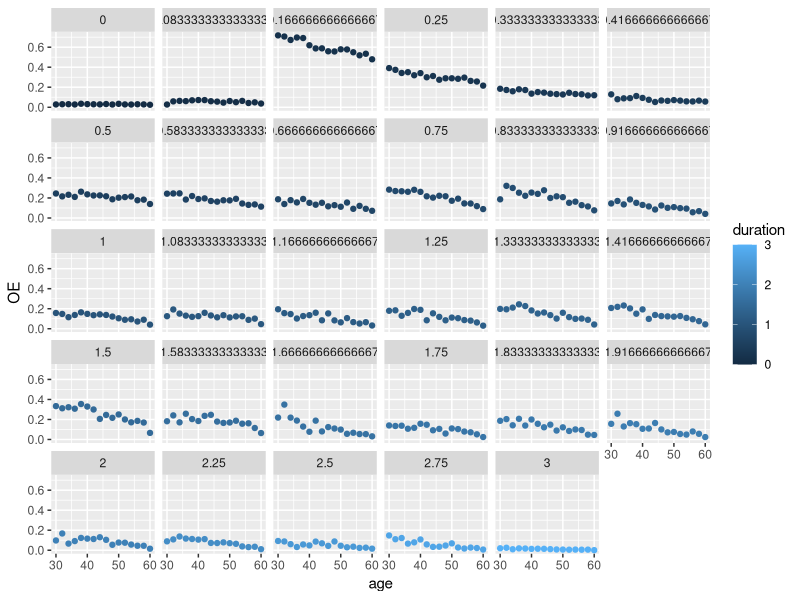
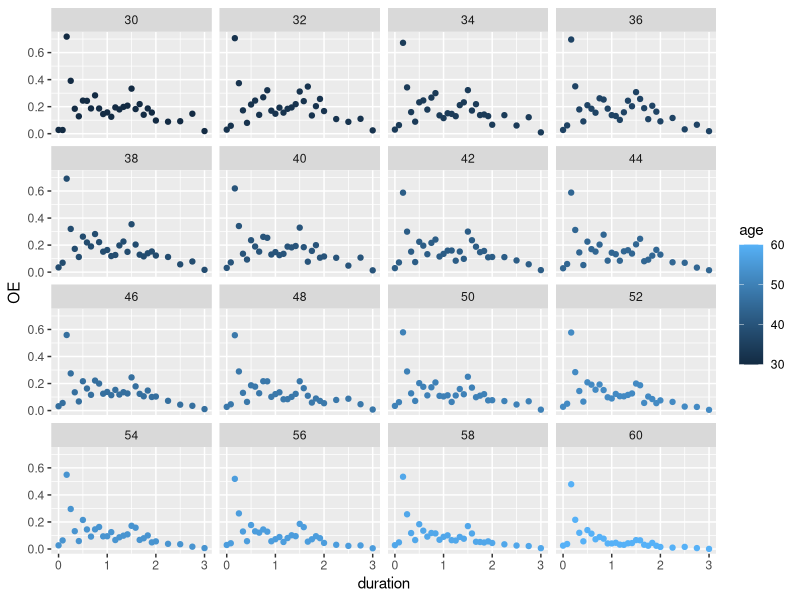
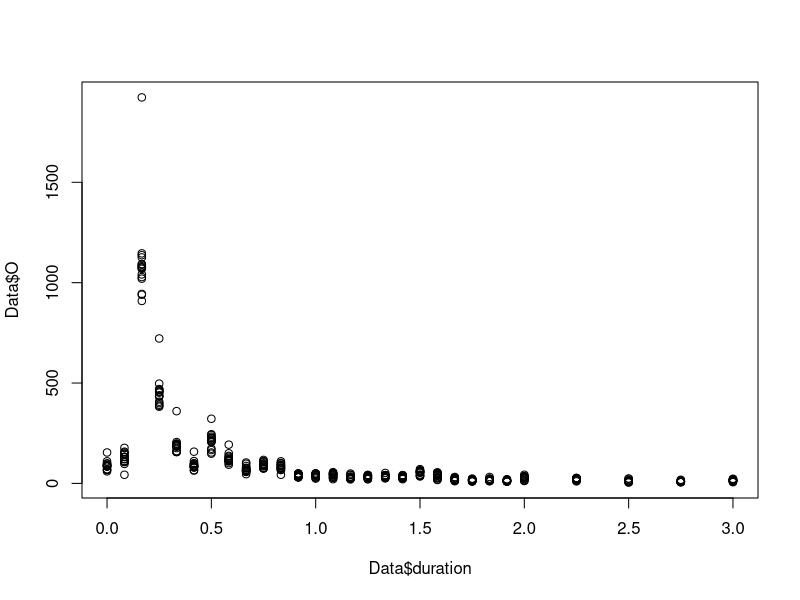
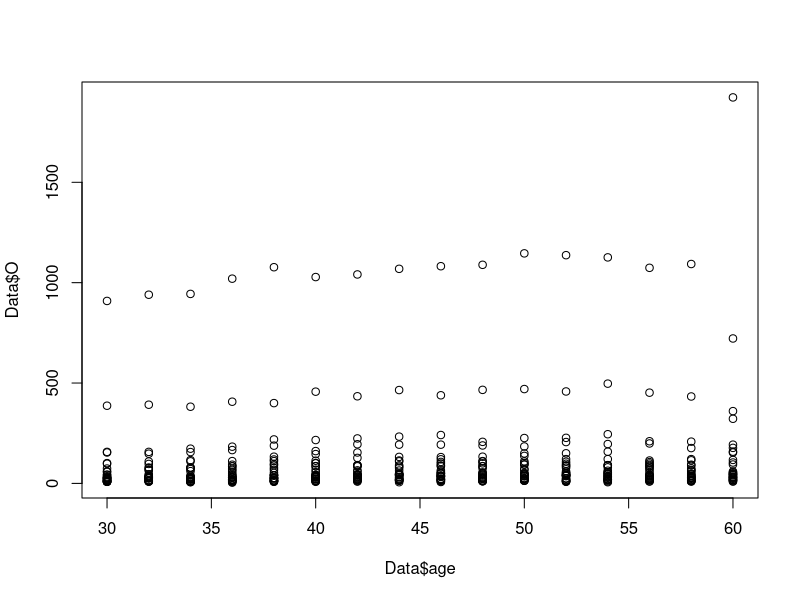
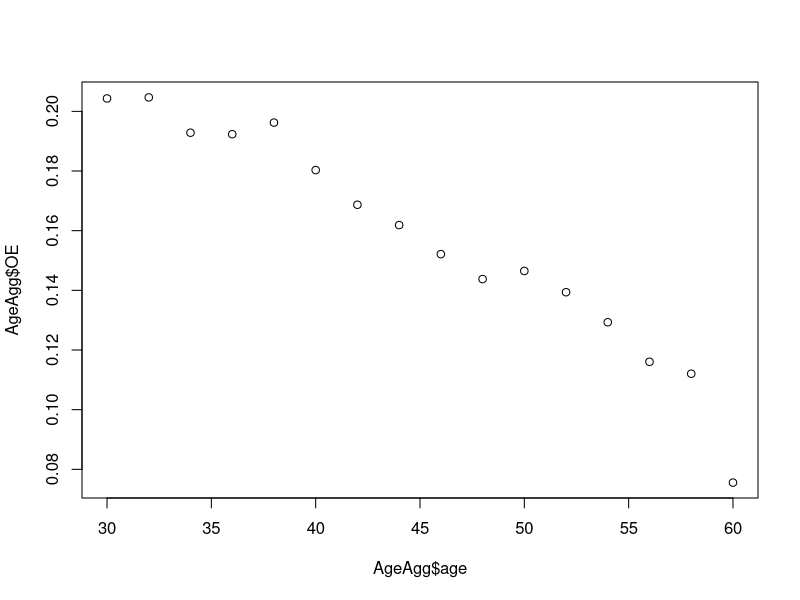
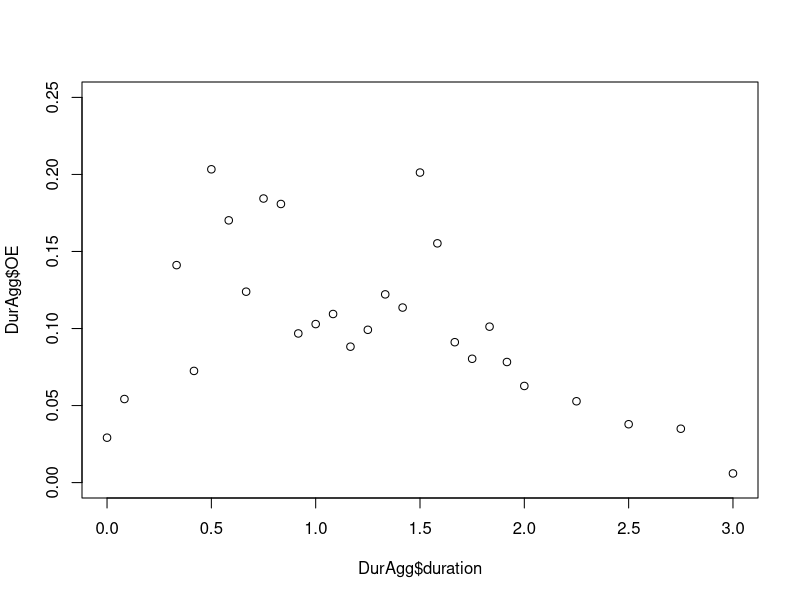
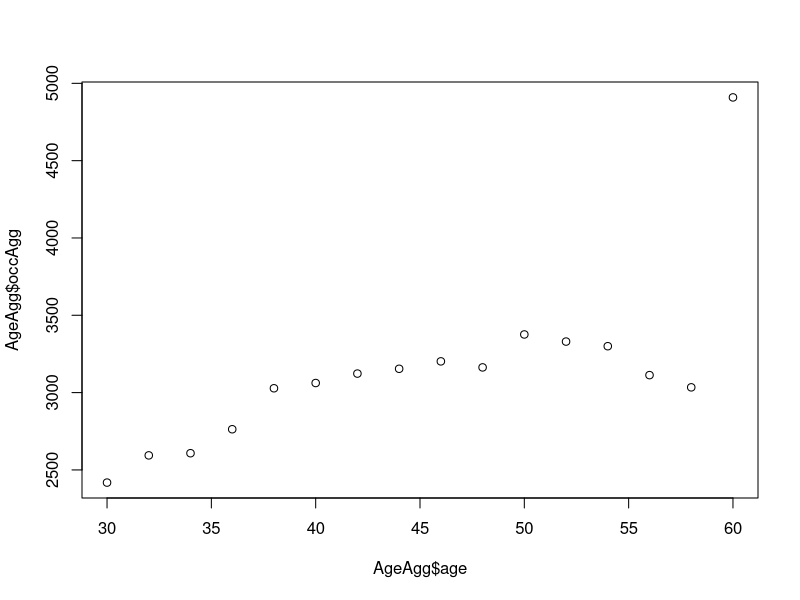
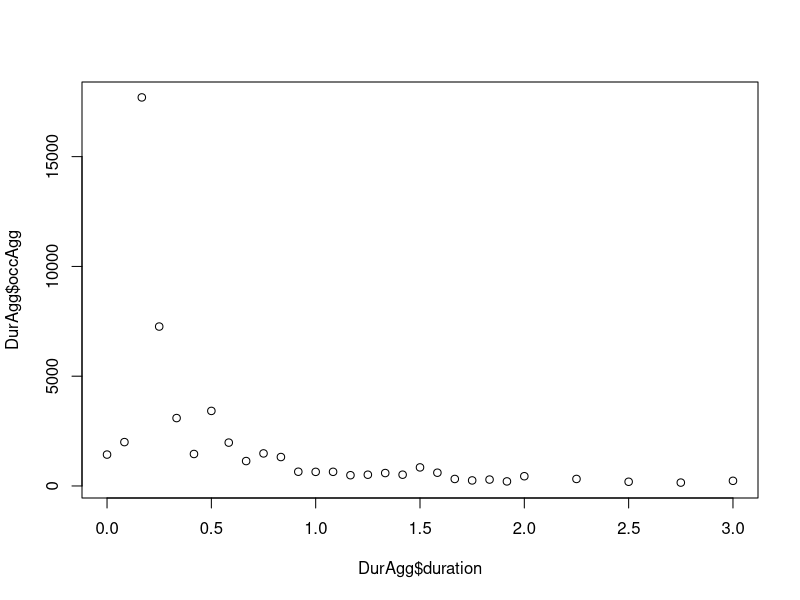

R code for these plots, in order: (Note: this script raises an error after producing the figures.)
######################################################
####               PAKKER OG DATA                 ####
######################################################
library(tidyverse)
library(ggplot2)
library(dplyr)
library(stats)
library(splines)
library(hexbin)


#Indlæs data:
Data <- read_csv("SDJA.csv")

# Opret variabel OE-rater
Data$OE <- Data$O / Data$E

# Vis data og opsummering
view(Data)
summary(Data)


######################################################
####          CENTRERING AF COVARIATER            ####
######################################################

# Centrering af 'age'
midpointsage<-c((unique(Data$age)[-1]+unique(Data$age)[-length(unique(Data$age))])/2,unique(Data$age)[length(unique(Data$age))])
Data$age_centered<-midpointsage[match(Data$age, unique(Data$age))]

# Centrering af 'duration'
midpointsduration<-c((unique(Data$duration)[-1]+unique(Data$duration)[-length(unique(Data$duration))])/2,unique(Data$duration)[length(unique(Data$duration))])
Data$duration_centered<-midpointsduration[match(Data$duration, unique(Data$duration))]

View(Data)


######################################################
####            VISUALISERING AF DATA             ####
######################################################
ggplot(Data, aes(x = age, y=OE)) +
  geom_point(aes(color = duration))+
  facet_wrap(~ duration)

ggplot(Data, aes(x = duration, y=OE)) +
  geom_point(aes(color = age))+
  facet_wrap(~ age)

plot(y=Data$O, x=Data$duration)
plot(y=Data$O, x=Data$age)



######################################################
####      AGGREGERING OG IKKE-LINEARE TRENDS      ####
######################################################

AgeAgg <- Data %>%
  group_by(age) %>%
  summarise(expoAgg = sum(E), occAgg=sum(O)) %>%
  mutate(OE = occAgg/expoAgg)

DurAgg <- Data %>%
  group_by(duration) %>%
  summarise(expoAgg = sum(E), occAgg=sum(O)) %>%
  mutate(OE = occAgg/expoAgg)


plot(AgeAgg$age, AgeAgg$OE)
plot(DurAgg$duration, DurAgg$OE, ylim = c(0.0,0.25))


plot(AgeAgg$age, AgeAgg$occAgg)
plot(DurAgg$duration, DurAgg$occAgg)

plot(AgeAgg$age, AgeAgg$OE)
plot(DurAgg$duration, DurAgg$OE)

plot(AgeAgg$age, AgeAgg$occAgg)
plot(DurAgg$duration, DurAgg$occAgg)

plot(AgeAgg$age, AgeAgg$expoAgg)
plot(DurAgg$duration, DurAgg$expoAgg)



#GLM: Lineær model med alle variable 
glm_linear_1 <- glm(O ~ age + duration, offset = log(E), 
                    family = poisson, data = Data)

glm_linear_2 <- glm(O ~ age, offset = log(E), 
                    family = poisson, data = Data)

glm_linear_3 <- glm(O ~ duration, offset = log(E), 
                    family = poisson, data = Data)



#Centrer middelværdien: 
residplotage<-function(model){qplot(Data$age, .stdresid,data = model)+
    geom_smooth(method = "loess", size = 1, formula = y ~ x) +
    xlab("age") +
    ylab("fitted values")}

residplotduration<-function(model){qplot(Data$duration, .stdresid,data = model)+
    geom_smooth(method = "loess", size = 1, formula = y ~ x) +
    xlab("duration") +
    ylab("fitted values")}





#Tjekker samtlige poly kombinationer

glm_poly_1 <- glm(O ~ age + poly(duration, 1), offset = log(E), 
                  family = poisson, data = Data)

glm_poly_2 <- glm(O ~ age + poly(duration, 2), offset = log(E), 
                  family = poisson, data = Data)


glm_poly_4 <- glm(O ~ age + poly(duration, 4), offset = log(E), 
                  family = poisson, data = Data)

glm_poly_6 <- glm(O ~ age + poly(duration, 6), offset = log(E), 
                  family = poisson, data = Data)

glm_poly_8 <- glm(O ~ age + poly(duration, 8), offset = log(E), 
                  family = poisson, data = Data)

glm_poly_10 <- glm(O ~ age + poly(duration, 10), offset = log(E), 
                   family = poisson, data = Data)

glm_poly_12 <- glm(O ~ age + poly(duration, 12), offset = log(E), 
                   family = poisson, data = Data)

glm_poly_14 <- glm(O ~ age + poly(duration, 14), offset = log(E), 
                   family = poisson, data = Data)

glm_poly_16 <- glm(O ~ age + poly(duration, 16), offset = log(E), 
                   family = poisson, data = Data)

glm_poly_18 <- glm(O ~ age + poly(duration, 18), offset = log(E), 
                   family = poisson, data = Data)


AIC(glm_poly_1,glm_poly_2,glm_poly_4,glm_poly_6,glm_poly_8,glm_poly_10,glm_poly_12,glm_poly_14,glm_poly_16,glm_poly_18)

residplotduration(glm_poly_2)
residplotduration(glm_poly_6)
residplotduration(glm_poly_10)
residplotduration(glm_poly_16)
residplotduration(glm_poly_18)



glm_poly_1 <- glm(O ~ poly(age, 2) + poly(duration, 1), offset = log(E), 
                  family = poisson, data = Data)

glm_poly_2 <- glm(O ~ poly(age, 2) + poly(duration, 2), offset = log(E), 
                  family = poisson, data = Data)


glm_poly_4 <- glm(O ~ poly(age, 2) + poly(duration, 4), offset = log(E), 
                  family = poisson, data = Data)

glm_poly_6 <- glm(O ~ poly(age, 2) + poly(duration, 6), offset = log(E), 
                  family = poisson, data = Data)

glm_poly_8 <- glm(O ~ poly(age, 2) + poly(duration, 8), offset = log(E), 
                  family = poisson, data = Data)

glm_poly_10 <- glm(O ~ poly(age, 2) + poly(duration, 10), offset = log(E), 
                   family = poisson, data = Data)

glm_poly_12 <- glm(O ~ poly(age, 2) + poly(duration, 12), offset = log(E), 
                   family = poisson, data = Data)

glm_poly_14 <- glm(O ~ poly(age, 2) + poly(duration, 14), offset = log(E), 
                   family = poisson, data = Data)

glm_poly_2_16 <- glm(O ~ poly(age, 2) + poly(duration, 16), offset = log(E), 
                     family = poisson, data = Data)

glm_poly_18 <- glm(O ~ poly(age, 2) + poly(duration, 18), offset = log(E), 
                   family = poisson, data = Data)

AIC(glm_poly_1,glm_poly_2,glm_poly_4,glm_poly_6,glm_poly_8,glm_poly_10,glm_poly_12,glm_poly_14,glm_poly_16,glm_poly_18)

summary(glm_poly_16)


glm_poly_2_16 <- glm(O ~ poly(age, 2) + poly(duration, 16), offset = log(E), 
                     family = poisson, data = Data)
glm_poly_4_16 <- glm(O ~ poly(age, 4) + poly(duration, 16), offset = log(E), 
                     family = poisson, data = Data)
glm_poly_6_16 <- glm(O ~ poly(age, 6) + poly(duration, 16), offset = log(E), 
                     family = poisson, data = Data)
glm_poly_8_16 <- glm(O ~ poly(age, 8) + poly(duration, 16), offset = log(E), 
                     family = poisson, data = Data)
glm_poly_10_16 <- glm(O ~ poly(age, 10) + poly(duration, 16), offset = log(E), 
                      family = poisson, data = Data)
glm_poly_12_16 <- glm(O ~ poly(age, 12) + poly(duration, 16), offset = log(E), 
                      family = poisson, data = Data)


glm_poly_2_1 <- glm(O ~ poly(age, 2) + poly(duration, 1), offset = log(E), 
                    family = poisson, data = Data)
glm_poly_4_1 <- glm(O ~ poly(age, 4) + poly(duration, 1), offset = log(E), 
                    family = poisson, data = Data)
glm_poly_6_1 <- glm(O ~ poly(age, 6) + poly(duration, 1), offset = log(E), 
                    family = poisson, data = Data)
glm_poly_8_1 <- glm(O ~ poly(age, 8) + poly(duration, 1), offset = log(E), 
                    family = poisson, data = Data)
glm_poly_10_1 <- glm(O ~ poly(age, 10) + poly(duration, 1), offset = log(E), 
                     family = poisson, data = Data)
glm_poly_12_1 <- glm(O ~ poly(age, 12) + poly(duration, 1), offset = log(E), 
                     family = poisson, data = Data)


AIC(glm_poly_2_16,glm_poly_4_16,glm_poly_6_16,glm_poly_8_16,glm_poly_10_16,glm_poly_12_16)
AIC(glm_poly_2_1,glm_poly_4_1,glm_poly_6_1,glm_poly_8_1,glm_poly_10_1,glm_poly_12_1)



#Tjekker prædictions plots: 
#abline(v = my_knots, col = "green", lty = 2)

Data$predicted_O <- predict(glm_poly_16, type="response")


#Tjek efter trends
AgeAgg <- Data %>%
  group_by(age) %>%
  summarise(expoAgg = sum(E), occAgg = sum(O), predictedAgg = sum(predicted_O)) %>%
  mutate(predicted_OE = predictedAgg/expoAgg, OE = occAgg/expoAgg)


# Beregn OE-rater med de korrekte E-værdier


# Plot OE-rates over age
plot(AgeAgg$age, AgeAgg$OE, 
     col = "blue", 
     pch = 1, 
     xlab = "Age",
     ylab = "OE Rate",
     main = "OE-rates with additive model over Age")

# Tilføj den korrekte splines kurve for OE-raterne
lines(AgeAgg$age, AgeAgg$predicted_OE, col = "red", lwd = 2)



#Tjek efter trends
DurAgg <- Data %>%
  group_by(duration) %>%
  summarise(expoAgg = sum(E), occAgg = sum(O), predictedAgg = sum(predicted_O)) %>%
  mutate(predicted_OE = predictedAgg/expoAgg, OE = occAgg/expoAgg)

# Beregn OE-rater med de korrekte E-værdier


# Plot OE-rates over age
plot(DurAgg$duration, DurAgg$OE, 
     col = "blue", 
     pch = 1, 
     xlab = "Duration",
     ylab = "OE Rate",
     main = "OE-rates with 16th degree polynomiall over Duration")

# Tilføj den korrekte splines kurve for OE-raterne
lines(DurAgg$duration, DurAgg$predicted_OE, col = "red", lwd = 2)

residplotduration(glm_poly_16)
#abline(v = my_knots, col = "green", lty = 2)



#Prøver med splines: 
glm_splines_2 <- glm(O ~ age + ns(duration, df = 3), offset = log(E), 
                     family = poisson, data = Data)

glm_splines_4 <- glm(O ~ age + ns(duration, df = 5), offset = log(E), 
                     family = poisson, data = Data)

glm_splines_6 <- glm(O ~ age + ns(duration, df = 7), offset = log(E), 
                     family = poisson, data = Data)

glm_splines_8 <- glm(O ~ age + ns(duration, df = 9), offset = log(E), 
                     family = poisson, data = Data)

glm_splines_10 <- glm(O ~ age + ns(duration, df = 11), offset = log(E), 
                      family = poisson, data = Data)

glm_splines_12 <- glm(O ~ age + ns(duration, df = 13), offset = log(E), 
                      family = poisson, data = Data)

glm_splines_14 <- glm(O ~ age + ns(duration, df = 15), offset = log(E), 
                      family = poisson, data = Data)

glm_splines_16 <- glm(O ~ age + ns(duration, df = 17), offset = log(E), 
                      family = poisson, data = Data)

glm_splines_18 <- glm(O ~ age + ns(duration, df = 19), offset = log(E), 
                      family = poisson, data = Data)



AIC(glm_splines_2,glm_splines_4,glm_splines_6,glm_splines_8,glm_splines_10,glm_splines_12,glm_splines_14,glm_splines_16,glm_splines_18)



#Indikator
glm_2indikator_add <- glm(O ~ age + poly(duration, 1) + I(duration >= 2/12)+ I(duration >= 5.5/12), offset = log(E), 
                          family = poisson, data = Data)

glm_indikator_add <- glm(O ~ age + poly(duration, 1) + I(duration >= 2/12), offset = log(E), 
                         family = poisson, data = Data)

AIC(glm_2indikator_add, glm_indikator_add)




#Lav en indikater og tjek samtlige polynomier grader:
glm_indikator_poly1 <- glm(O ~ age + poly(duration, 1) + I(duration >= 2/12), offset = log(E), 
                           family = poisson, data = Data)
glm_indikator_poly2 <- glm(O ~ age + poly(duration, 2) + I(duration >= 2/12), offset = log(E), 
                           family = poisson, data = Data)
glm_indikator_poly4 <- glm(O ~ age + poly(duration, 4) + I(duration >= 2/12), offset = log(E), 
                           family = poisson, data = Data)
glm_indikator_poly6 <- glm(O ~ age + poly(duration, 6) + I(duration >= 2/12), offset = log(E), 
                           family = poisson, data = Data)
glm_indikator_poly8 <- glm(O ~ age + poly(duration, 8) + I(duration >= 2/12), offset = log(E), 
                           family = poisson, data = Data)
glm_indikator_poly10 <- glm(O ~ age + poly(duration, 10) + I(duration >= 2/12), offset = log(E), 
                            family = poisson, data = Data)

glm_indikator_poly12 <- glm(O ~ age + poly(duration, 12) + I(duration >= 2/12), offset = log(E), 
                            family = poisson, data = Data)

glm_indikator_poly14 <- glm(O ~ age + poly(duration, 14) + I(duration >= 2/12), offset = log(E), 
                            family = poisson, data = Data)
glm_indikator_poly16 <- glm(O ~ age + poly(duration, 16) + I(duration >= 2/12), offset = log(E), 
                            family = poisson, data = Data)

glm_indikator_poly18 <- glm(O ~ age + poly(duration, 18) + I(duration >= 2/12), offset = log(E), 
                            family = poisson, data = Data)

AIC(glm_indikator_poly1,glm_indikator_poly2,glm_indikator_poly4,glm_indikator_poly6,glm_indikator_poly8,glm_indikator_poly10,glm_indikator_poly12,glm_indikator_poly14,glm_indikator_poly16,glm_indikator_poly18)




#abline(v = my_knots, col = "green", lty = 2)

Data$predicted_O <- predict(glm_indikator_poly2, type="response")


#Tjek efter trends
AgeAgg <- Data %>%
  group_by(age) %>%
  summarise(expoAgg = sum(E), occAgg = sum(O), predictedAgg = sum(predicted_O)) %>%
  mutate(predicted_OE = predictedAgg/expoAgg, OE = occAgg/expoAgg)


# Beregn OE-rater med de korrekte E-værdier


# Plot OE-rates over age
plot(AgeAgg$age, AgeAgg$OE, 
     col = "blue", 
     pch = 1, 
     xlab = "Age",
     ylab = "OE Rate",
     main = "OE-rates with additive model over Age")

# Tilføj den korrekte splines kurve for OE-raterne
lines(AgeAgg$age, AgeAgg$predicted_OE, col = "red", lwd = 2)



#Tjek efter trends
DurAgg <- Data %>%
  group_by(duration) %>%
  summarise(expoAgg = sum(E), occAgg = sum(O), predictedAgg = sum(predicted_O)) %>%
  mutate(predicted_OE = predictedAgg/expoAgg, OE = occAgg/expoAgg)

# Beregn OE-rater med de korrekte E-værdier


# Plot OE-rates over age
plot(DurAgg$duration, DurAgg$OE, 
     col = "blue", 
     pch = 1, 
     xlab = "Duration",
     ylab = "OE Rate",
     main = "OE-rates with 2nd degree polynomiall over Duration")

# Tilføj den korrekte splines kurve for OE-raterne
lines(DurAgg$duration, DurAgg$predicted_OE, col = "red", lwd = 2)

residplotduration(glm_indikator_poly2)
#abline(v = my_knots, col = "green", lty = 2)



#abline(v = my_knots, col = "green", lty = 2)

Data$predicted_O <- predict(glm_indikator_poly4, type="response")


#Tjek efter trends
AgeAgg <- Data %>%
  group_by(age) %>%
  summarise(expoAgg = sum(E), occAgg = sum(O), predictedAgg = sum(predicted_O)) %>%
  mutate(predicted_OE = predictedAgg/expoAgg, OE = occAgg/expoAgg)


# Beregn OE-rater med de korrekte E-værdier


# Plot OE-rates over age
plot(AgeAgg$age, AgeAgg$OE, 
     col = "blue", 
     pch = 1, 
     xlab = "Age",
     ylab = "OE Rate",
     main = "OE-rates with additive model over Age")

# Tilføj den korrekte splines kurve for OE-raterne
lines(AgeAgg$age, AgeAgg$predicted_OE, col = "red", lwd = 2)



#Tjek efter trends
DurAgg <- Data %>%
  group_by(duration) %>%
  summarise(expoAgg = sum(E), occAgg = sum(O), predictedAgg = sum(predicted_O)) %>%
  mutate(predicted_OE = predictedAgg/expoAgg, OE = occAgg/expoAgg)

# Beregn OE-rater med de korrekte E-værdier


# Plot OE-rates over age
plot(DurAgg$duration, DurAgg$OE, 
     col = "blue", 
     pch = 1, 
     xlab = "Duration",
     ylab = "OE Rate",
     main = "OE-rates with 4th degree polynomial over Duration")

# Tilføj den korrekte splines kurve for OE-raterne
lines(DurAgg$duration, DurAgg$predicted_OE, col = "red", lwd = 2)

residplotduration(glm_indikator_poly4)
#abline(v = my_knots, col = "green", lty = 2)



#abline(v = my_knots, col = "green", lty = 2)

Data$predicted_O <- predict(glm_indikator_poly8, type="response")


#Tjek efter trends
AgeAgg <- Data %>%
  group_by(age) %>%
  summarise(expoAgg = sum(E), occAgg = sum(O), predictedAgg = sum(predicted_O)) %>%
  mutate(predicted_OE = predictedAgg/expoAgg, OE = occAgg/expoAgg)


# Beregn OE-rater med de korrekte E-værdier


# Plot OE-rates over age
plot(AgeAgg$age, AgeAgg$OE, 
     col = "blue", 
     pch = 1, 
     xlab = "Age",
     ylab = "OE Rate",
     main = "OE-rates with additive model over Age")

# Tilføj den korrekte splines kurve for OE-raterne
lines(AgeAgg$age, AgeAgg$predicted_OE, col = "red", lwd = 2)



#Tjek efter trends
DurAgg <- Data %>%
  group_by(duration) %>%
  summarise(expoAgg = sum(E), occAgg = sum(O), predictedAgg = sum(predicted_O)) %>%
  mutate(predicted_OE = predictedAgg/expoAgg, OE = occAgg/expoAgg)

# Beregn OE-rater med de korrekte E-værdier


# Plot OE-rates over age
plot(DurAgg$duration, DurAgg$OE, 
     col = "blue", 
     pch = 1, 
     xlab = "Duration",
     ylab = "OE Rate",
     main = "OE-rates with 8th degree polynomial over Duration")

# Tilføj den korrekte splines kurve for OE-raterne
lines(DurAgg$duration, DurAgg$predicted_OE, col = "red", lwd = 2)

residplotduration(glm_indikator_poly8)
#abline(v = my_knots, col = "green", lty = 2)



#abline(v = my_knots, col = "green", lty = 2)

Data$predicted_O <- predict(glm_indikator_poly16, type="response")


#Tjek efter trends
AgeAgg <- Data %>%
  group_by(age) %>%
  summarise(expoAgg = sum(E), occAgg = sum(O), predictedAgg = sum(predicted_O)) %>%
  mutate(predicted_OE = predictedAgg/expoAgg, OE = occAgg/expoAgg)


# Beregn OE-rater med de korrekte E-værdier


# Plot OE-rates over age
plot(AgeAgg$age, AgeAgg$OE, 
     col = "blue", 
     pch = 1, 
     xlab = "Age",
     ylab = "OE Rate",
     main = "OE-rates with additive model over Age")

# Tilføj den korrekte splines kurve for OE-raterne
lines(AgeAgg$age, AgeAgg$predicted_OE, col = "red", lwd = 2)



#Tjek efter trends
DurAgg <- Data %>%
  group_by(duration) %>%
  summarise(expoAgg = sum(E), occAgg = sum(O), predictedAgg = sum(predicted_O)) %>%
  mutate(predicted_OE = predictedAgg/expoAgg, OE = occAgg/expoAgg)

# Beregn OE-rater med de korrekte E-værdier


# Plot OE-rates over age
plot(DurAgg$duration, DurAgg$OE, 
     col = "blue", 
     pch = 1, 
     xlab = "Duration",
     ylab = "OE Rate",
     main = "OE-rates with 16th degree polynomial over Duration")

# Tilføj den korrekte splines kurve for OE-raterne
lines(DurAgg$duration, DurAgg$predicted_OE, col = "red", lwd = 2)

residplotduration(glm_indikator_poly16)
#abline(v = my_knots, col = "green", lty = 2)



glm_2indikator_poly1 <- glm(O ~ age + poly(duration, 1) + I(duration >= 2/12) + I(duration >= 5.5/12), offset = log(E), 
                            family = poisson, data = Data)
glm_2indikator_poly2 <- glm(O ~ age + poly(duration, 2) + I(duration >= 2/12)+ I(duration >= 5.5/12), offset = log(E), 
                            family = poisson, data = Data)
glm_2indikator_poly4 <- glm(O ~ age + poly(duration, 4) + I(duration >= 2/12)+ I(duration >= 5.5/12), offset = log(E), 
                            family = poisson, data = Data)
glm_2indikator_poly6 <- glm(O ~ age + poly(duration, 6) + I(duration >= 2/12)+ I(duration >= 5.5/12), offset = log(E), 
                            family = poisson, data = Data)
glm_2indikator_poly8 <- glm(O ~ age + poly(duration, 8) + I(duration >= 2/12)+ I(duration >= 5.5/12), offset = log(E), 
                            family = poisson, data = Data)
glm_2indikator_poly10 <- glm(O ~ age + poly(duration, 10) + I(duration >= 2/12)+ I(duration >= 5.5/12), offset = log(E), 
                             family = poisson, data = Data)

glm_2indikator_poly12 <- glm(O ~ age + poly(duration, 12) + I(duration >= 2/12)+ I(duration >= 5.5/12), offset = log(E), 
                             family = poisson, data = Data)

glm_2indikator_poly14 <- glm(O ~ age + poly(duration, 14) + I(duration >= 2/12)+ I(duration >= 5.5/12), offset = log(E), 
                             family = poisson, data = Data)
glm_2indikator_poly16 <- glm(O ~ age + poly(duration, 16) + I(duration >= 2/12)+ I(duration >= 5.5/12), offset = log(E), 
                             family = poisson, data = Data)

glm_2indikator_poly18 <- glm(O ~ age + poly(duration, 18) + I(duration >= 2/12)+ I(duration >= 5.5/12), offset = log(E), 
                             family = poisson, data = Data)

AIC(glm_2indikator_poly1,glm_2indikator_poly2,glm_2indikator_poly4,glm_2indikator_poly6,glm_2indikator_poly8,glm_2indikator_poly10,glm_2indikator_poly12,glm_2indikator_poly14,glm_2indikator_poly16,glm_2indikator_poly18)






#abline(v = my_knots, col = "green", lty = 2)

Data$predicted_O <- predict(model, type="response")

plot(predict(model, type="response"))

#Tjek efter trends
AgeAgg <- Data %>%
  group_by(age) %>%
  summarise(expoAgg = sum(E), occAgg = sum(O), predictedAgg = sum(predicted_O)) %>%
  mutate(predicted_OE = predictedAgg/expoAgg, OE = occAgg/expoAgg)


# Beregn OE-rater med de korrekte E-værdier


# Plot OE-rates over age
plot(AgeAgg$age, AgeAgg$OE, 
     col = "blue", 
     pch = 1, 
     xlab = "Age",
     ylab = "OE Rate",
     main = "OE-rates with 4th degree polynomial (Duration) and 2th degree polynomial (Age) over Age")

# Tilføj den korrekte splines kurve for OE-raterne
lines(AgeAgg$age, AgeAgg$predicted_OE, col = "red", lwd = 2)



#Tjek efter trends
DurAgg <- Data %>%
  group_by(duration) %>%
  summarise(expoAgg = sum(E), occAgg = sum(O), predictedAgg = sum(predicted_O)) %>%
  mutate(predicted_OE = predictedAgg/expoAgg, OE = occAgg/expoAgg)

# Beregn OE-rater med de korrekte E-værdier


# Plot OE-rates over age
plot(DurAgg$duration, DurAgg$OE, 
     col = "blue", 
     pch = 1, 
     xlab = "Duration",
     ylab = "OE Rate",
     main = "OE-rates with 4th degree polynomial (Duration) and 2th degree polynomial (Age)over Duration")

# Tilføj den korrekte splines kurve for OE-raterne
lines(DurAgg$duration, DurAgg$predicted_OE, col = "red", lwd = 2)

residplotduration(glm_2indikator_poly4)
#abline(v = my_knots, col = "green", lty = 2)




glm_2indikator_poly4_2 <- glm(O ~ poly(age, 2) + poly(duration, 4) + I(duration >= 2/12)+ I(duration >= 5.5/12), offset = log(E), 
                              family = poisson, data = Data)




# Definer MAX antallet af polynomiumgrader
num_plots <- 18

# Sekvenser for alder og varighed
xseq <- seq(30, 67, 0.1)  # Alder fra 30 til 67
useq <- seq(0, 37, 0.1)   # Varighed fra 0 til 37

# Funktion til at beregne prædiktioner baseret på en polynomiumgrad i
predmodel_i <- function(x, u, i) {
  # Opret 'new_data' med variablerne 'age' og 'duration_piecewise'
  new_data <- data.frame(
    age = x + u,        # Alder justeret for duration
    duration = u,       # Duration
    E = 1               # Eksponering sat til 1 for prædiktion
  )
  
  # Fit modellen med variabel polynomiumgrad for 'duration'
  model <- glm(O ~ poly(age, 2) + poly(duration, i) + I(duration >= 2/12) + I(duration >= 5.5/12), 
               offset = log(E), family = poisson, data = Data)
  
  # Lav prædiktioner ved hjælp af modellen
  pred <- predict(model, newdata = new_data, type = "response")
  
  return(as.numeric(pred))  # Returner prædiktionsværdien som et numerisk resultat
}

# Vis plots i grupper af 4
for (start in seq(1, num_plots, 4)) {
  # Sæt op til at vise 4 plots i et vindue
  par(mfrow = c(2, 2), mar = c(4, 4, 2, 1))
  
  # Plot for hver polynomiumgrad i den aktuelle gruppe
  for (i in start:min(start + 3, num_plots)) {
    # Vectorize funktionen for den aktuelle polynomiumgrad
    predmodel_vec <- Vectorize(function(x, u) predmodel_i(x, u, i), vectorize.args = c("x", "u"))
    
    # Beregn prædiktioner
    predictions <- predmodel_vec(x = xseq, u = useq)
    
    # Plot resultatet
    plot(predictions, type = "l", col = "steelblue", lwd = 2, 
         xlab = "Index", ylab = "Predicted OE Rate", 
         main = paste("Degree", i))
    
    # Beregn den ønskede x-position for lodret linje
    index_position <- 3 / 0.1  # Den ønskede index-position
    
    # Tilføj lodret linje ved den beregnede position
    abline(v = index_position, col = "pink", lwd = 2, lty = 2)
    text(x = index_position, y = max(predictions), labels = "Varighed: 3 år", pos = 4, col = "hotpink", cex = 0.8)
  }
}

# Nulstil grafiske parametre til standard
par(mfrow = c(1, 1))

# Tilføj kode til at vise hvert plot enkeltvist
for (i in 1:num_plots) {
  # Vectorize funktionen for den aktuelle polynomiumgrad
  predmodel_vec <- Vectorize(function(x, u) predmodel_i(x, u, i), vectorize.args = c("x", "u"))
  
  # Beregn prædiktioner
  predictions <- predmodel_vec(x = xseq, u = useq)
  
  # Plot resultatet enkeltvist
  plot(predictions, type = "l", col = "steelblue", lwd = 2, 
       xlab = "Index", ylab = "Predicted OE Rate", 
       main = paste("Degree", i))
  
  # Beregn den ønskede x-position for lodret linje
  index_position <- 3 / 0.1  # Den ønskede index-position
  
  # Tilføj lodret linje ved den beregnede position
  abline(v = index_position, col = "pink", lwd = 2, lty = 2)
  text(x = index_position, y = max(predictions), labels = "Varighed: 3 år", pos = 4, col = "hotpink", cex = 0.8)
}
